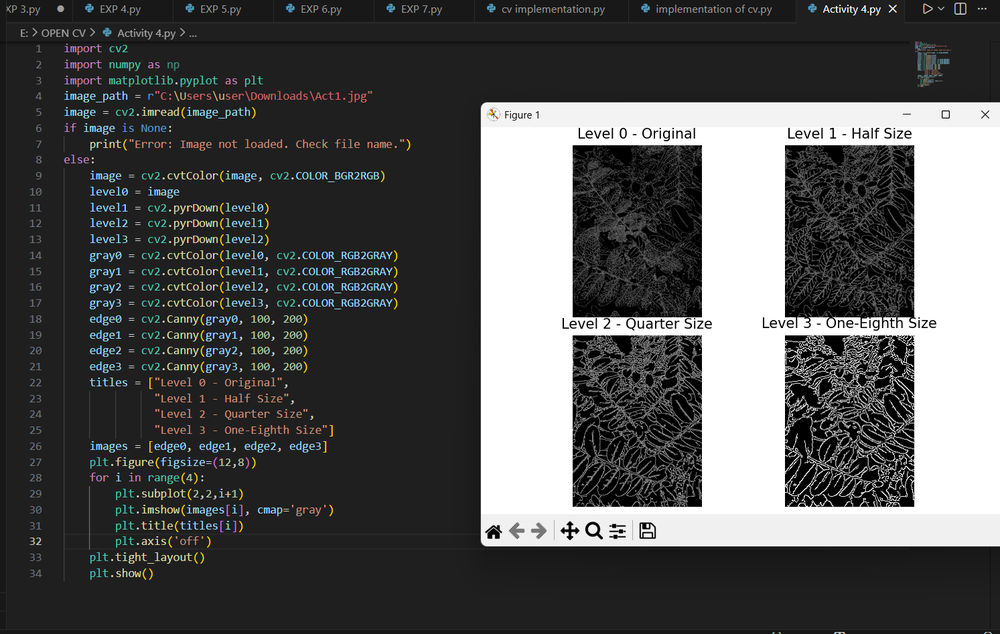
#> input picture Activities/Activity 4.png, 1000 x 634 px, shrunk from 1493 x 947 before the run, found by its file name
$ jupyter execute Activity_2.ipynb
#> lines starting #> are read from the running program, lines starting #| are printed output that depends on the picture; after the words box and inside, x2 and y2 are one past the last pixel; in counts of white or black regions, pixels touching at a corner belong together
[cell 1]
import cv2
import numpy as np
import matplotlib.pyplot as plt
from google.colab import files

# Upload image from your system
uploaded = files.upload()
#> the answer given: Activity 4.png

# Get uploaded filename
image_path = list(uploaded.keys())[0]

# Read image
image = cv2.imread(image_path)
#> image is the input picture: shape (634, 1000, 3); mean B, G, R 84.2, 84.4, 83.8

if image is None:
    print("Error: Image not loaded properly.")
    exit()

# Convert to RGB
image_rgb = cv2.cvtColor(image, cv2.COLOR_BGR2RGB)

# Convert to grayscale
gray = cv2.cvtColor(image, cv2.COLOR_BGR2GRAY)
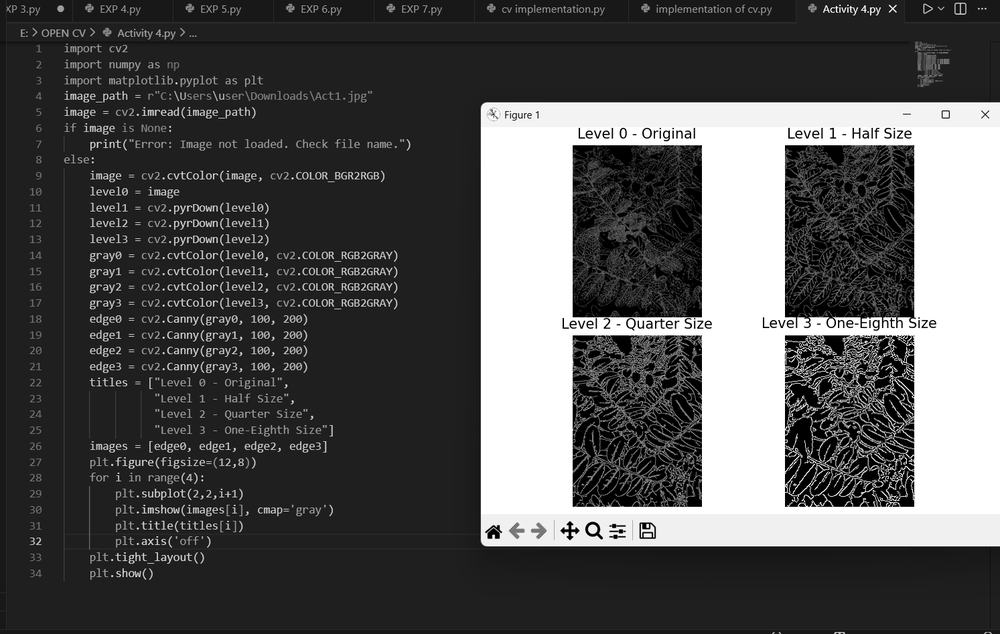
#> gray: shape (634, 1000); min 0, max 255, mean 84.2

# Apply Gaussian Blur
blur = cv2.GaussianBlur(gray, (5,5), 0)

# Canny Edge Detection
edges = cv2.Canny(blur, 50, 150)
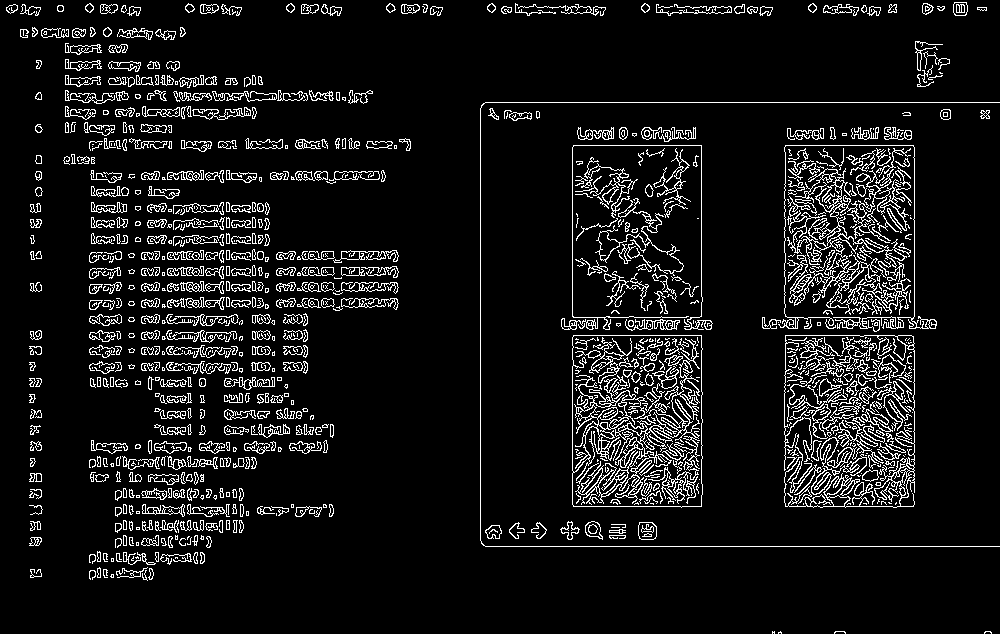
#> edges: shape (634, 1000); 8.4% white in thin lines or dots

# Find contours
contours, _ = cv2.findContours(edges, cv2.RETR_EXTERNAL, cv2.CHAIN_APPROX_SIMPLE)
#> contours = 885 contours, 528 with area under 20; largest, box (x1, y1, x2, y2) and area: (572, 335, 703, 508) 22071, (787, 168, 911, 315) 3394, (784, 335, 915, 508) 1683, (595, 198, 684, 276) 571, (827, 420, 884, 469) 430

# Draw contours
contour_image = image_rgb.copy()
cv2.drawContours(contour_image, contours, -1, (255,0,0), 2)
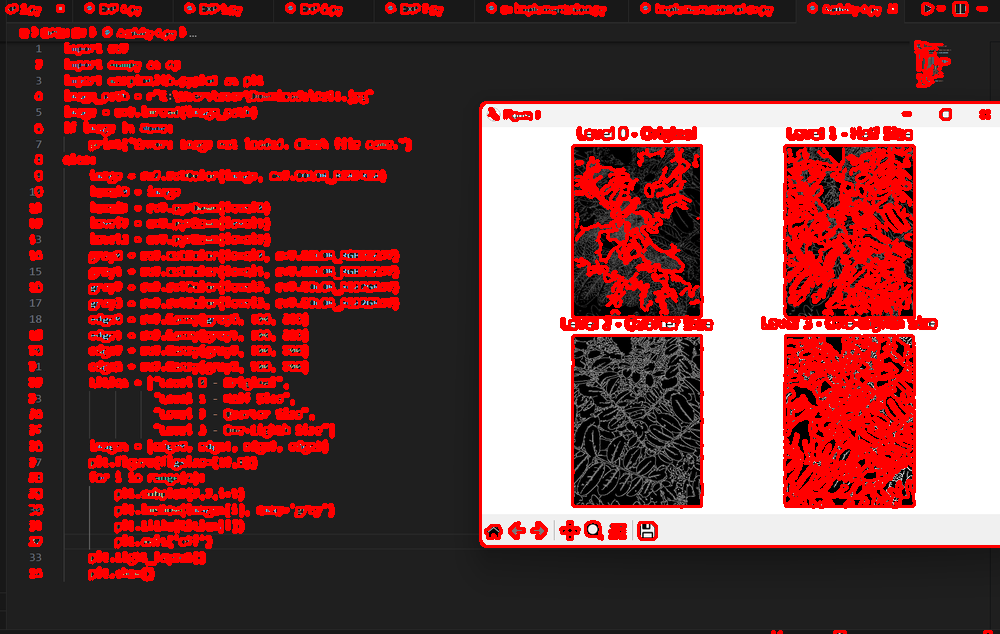
#> contour_image: shape (634, 1000, 3); mean R, G, B 120.7, 69.7, 69.8

# Show output
plt.figure(figsize=(15,5))

plt.subplot(1,3,1)
plt.imshow(image_rgb)
plt.title("Original Image")
plt.axis("off")

plt.subplot(1,3,2)
plt.imshow(edges, cmap='gray')
plt.title("Edge Detection")
plt.axis("off")

plt.subplot(1,3,3)
plt.imshow(contour_image)
plt.title("Contour Tracing")
plt.axis("off")

plt.show()
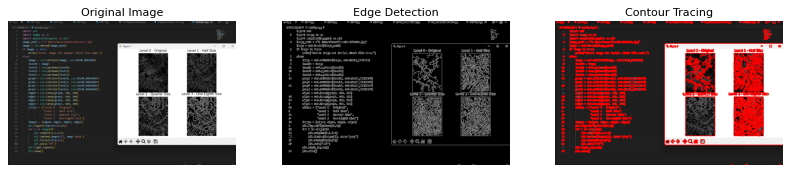
#> figure drawn by matplotlib, 3 panels

print("Number of contours detected:", len(contours))
#| Number of contours detected: 885

$ run again, on Activities/Activity 6.png
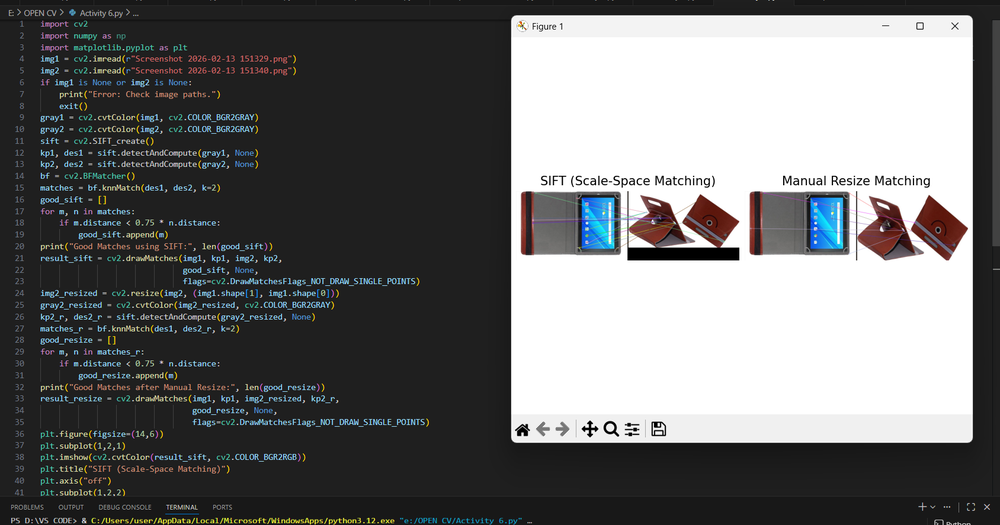
#> input picture Activities/Activity 6.png, 1000 x 525 px, shrunk from 1688 x 887 before the run, found by its file name
#> image is the input picture: shape (525, 1000, 3); mean B, G, R 110.4, 110.1, 109.5
#> `edges = cv2.Canny(blur, 50, 150)`:
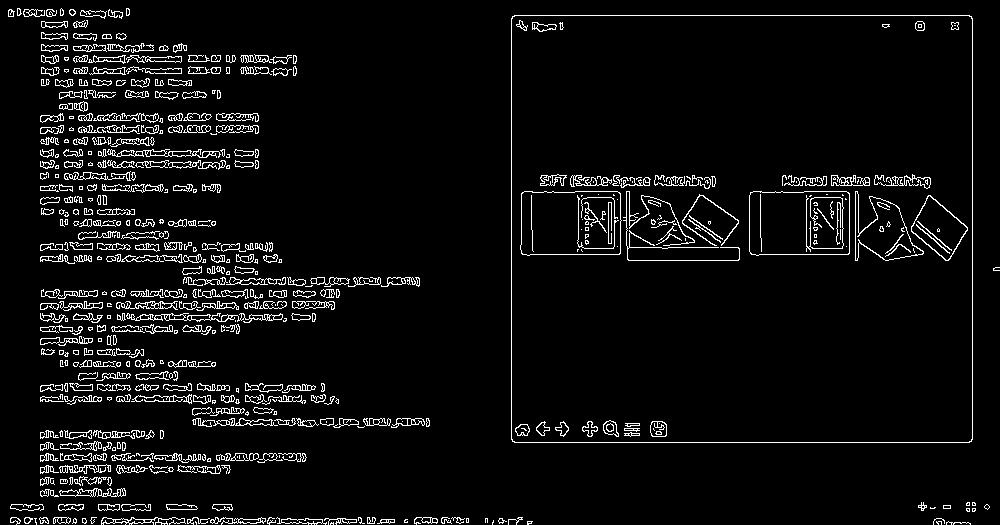
#> edges: shape (525, 1000); 5.4% white in thin lines or dots
#> contours = 427 contours, 191 with area under 20; largest, box (x1, y1, x2, y2) and area: (511, 15, 973, 443) 196831, (126, 313, 283, 323) 451, (59, 488, 126, 497) 286, (107, 149, 221, 158) 267, (192, 418, 278, 427) 262
#> contour_image: shape (525, 1000, 3); mean R, G, B 132.1, 101.6, 102
#> `plt.show()`:
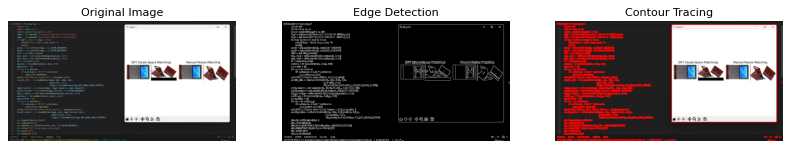
#> figure drawn by matplotlib, 3 panels
#| Number of contours detected: 427

$ run again, on Activities/Activity 7.png
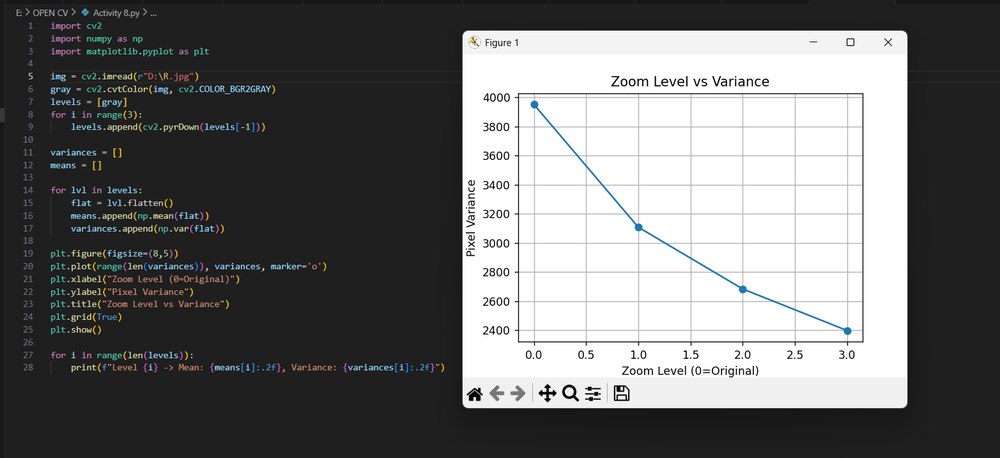
#> input picture Activities/Activity 7.png, 1000 x 458 px, shrunk from 1565 x 716 before the run, found by its file name
#> image is the input picture: shape (458, 1000, 3); mean B, G, R 111, 111, 110.5
#> `edges = cv2.Canny(blur, 50, 150)`:
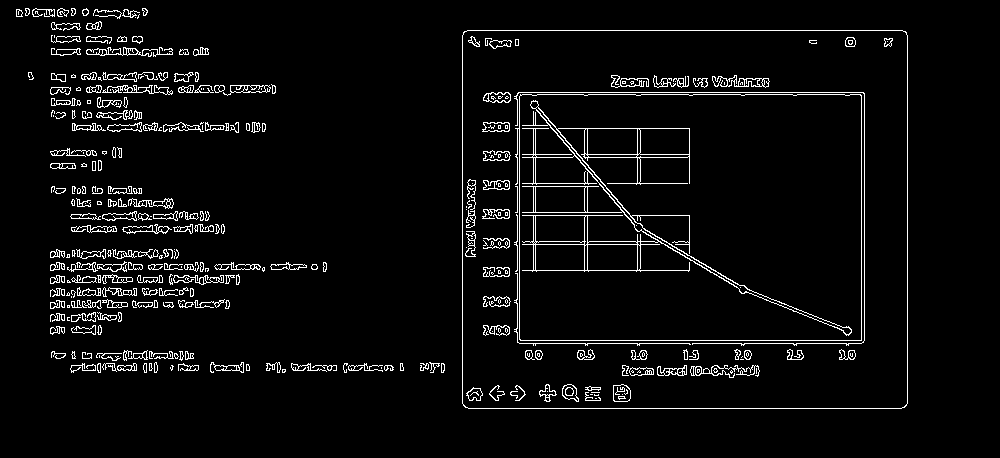
#> edges: shape (458, 1000); 4.6% white in thin lines or dots, all inside (x1, y1, x2, y2) = (16, 8, 908, 409)
#> contours = 215 contours, 93 with area under 20; largest, box (x1, y1, x2, y2) and area: (462, 30, 908, 409) 168171, (223, 85, 271, 96) 256, (86, 47, 173, 57) 222, (122, 224, 172, 234) 213, (102, 85, 173, 95) 188
#> contour_image: shape (458, 1000, 3); mean R, G, B 123, 106.1, 106.2
#> `plt.show()`:
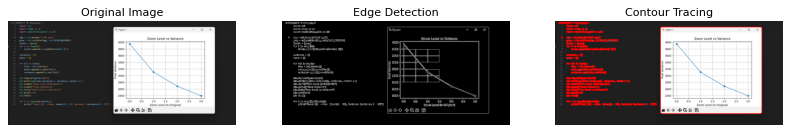
#> figure drawn by matplotlib, 3 panels
#| Number of contours detected: 215
